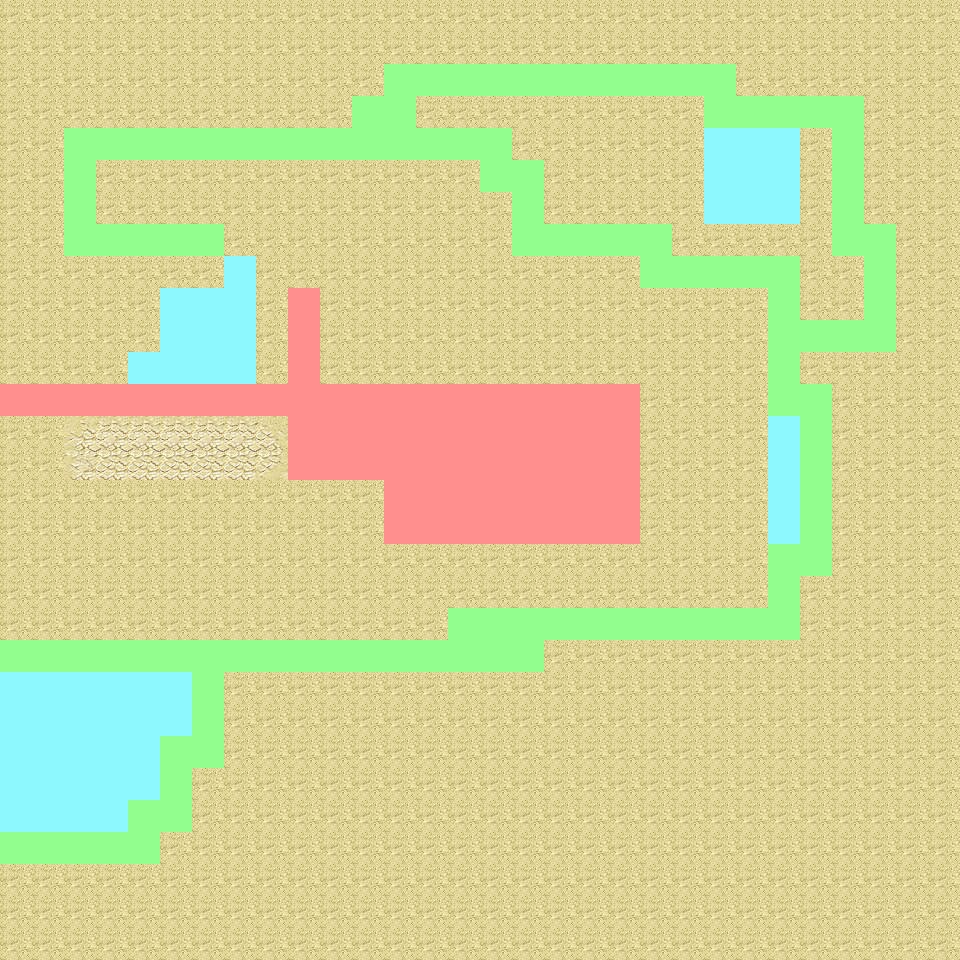

The image is a tile-based game level rendered from a .tmx file. Its description and source (layers, tilesets, objects; grid data summarised) follow:
An orthogonal 30x30 tile map with 32x32 px tiles, 3 tile layers (Background, Blocks, Material) and 1 object (Spawn).

<map version="1.0" orientation="orthogonal" width="30" height="30" tilewidth="32" tileheight="32">
 <tileset firstgid="1" name="tileset" tilewidth="32" tileheight="32">
  <image source="tilesetpack.png" width="256" height="256" />
  <tile id="61">
   <properties>
    <property name="M" value="1" />
   </properties>
  </tile>
  <tile id="62">
   <properties>
    <property name="M" value="2" />
   </properties>
  </tile>
  <tile id="63">
   <properties>
    <property name="M" value="3" />
   </properties>
  </tile>
 </tileset>
 <layer name="Background" width="30" height="30">
  <data>[900 cells, 900 non-empty, 19 distinct tile ids]</data>
 </layer>
 <layer name="Blocks" width="30" height="30">
  <data>[900 cells, 164 non-empty, 5 distinct tile ids]</data>
 </layer>
 <layer name="Material" width="30" height="30">
  <data>[900 cells, 225 non-empty, 3 distinct tile ids]</data>
 </layer>
 <objectgroup name="Obj" width="30" height="30">
  <object name="Spawn" x="290" y="245" width="27" height="27" />
 </objectgroup>
</map>